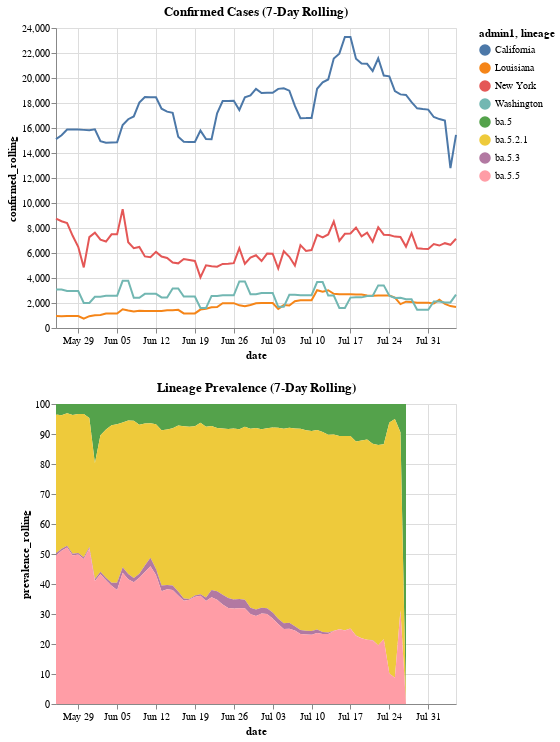

Notebook cell for this chart:
### Code cell
alt.vconcat(cases, lin_prevalence
           ).resolve_scale(x='shared')

### Figure 1 — Vega-Lite specification as saved in the notebook (floating-point values rounded to 4 significant figures; data arrays with more than 128 entries replaced by an {"elided": "..."} marker saying what was removed)
{"config": {"view": {"continuousWidth": 400, "continuousHeight": 300}}, "vconcat": [{"data": {"name": "data-96115321022e977b7522213a874f72ce"}, "mark": "line", "encoding": {"color": {"type": "nominal", "field": "admin1"}, "x": {"type": "temporal", "field": "date"}, "y": {"type": "quantitative", "field": "confirmed_rolling"}}, "title": "Confirmed Cases (7-Day Rolling)"}, {"data": {"name": "data-0eb99dca21033615b6af27e96389485b"}, "mark": "area", "encoding": {"color": {"type": "nominal", "field": "lineage"}, "x": {"type": "temporal", "field": "date"}, "y": {"type": "quantitative", "field": "prevalence_rolling", "scale": {"domain": [0, 100]}}}, "title": "Lineage Prevalence (7-Day Rolling)"}], "resolve": {"scale": {"x": "shared"}}, "$schema": "https://vega.github.io/schema/vega-lite/v4.8.1.json", "datasets": {"data-96115321022e977b7522213a874f72ce": {"elided": "292 records"}, "data-0eb99dca21033615b6af27e96389485b": {"elided": "248 records"}}}
